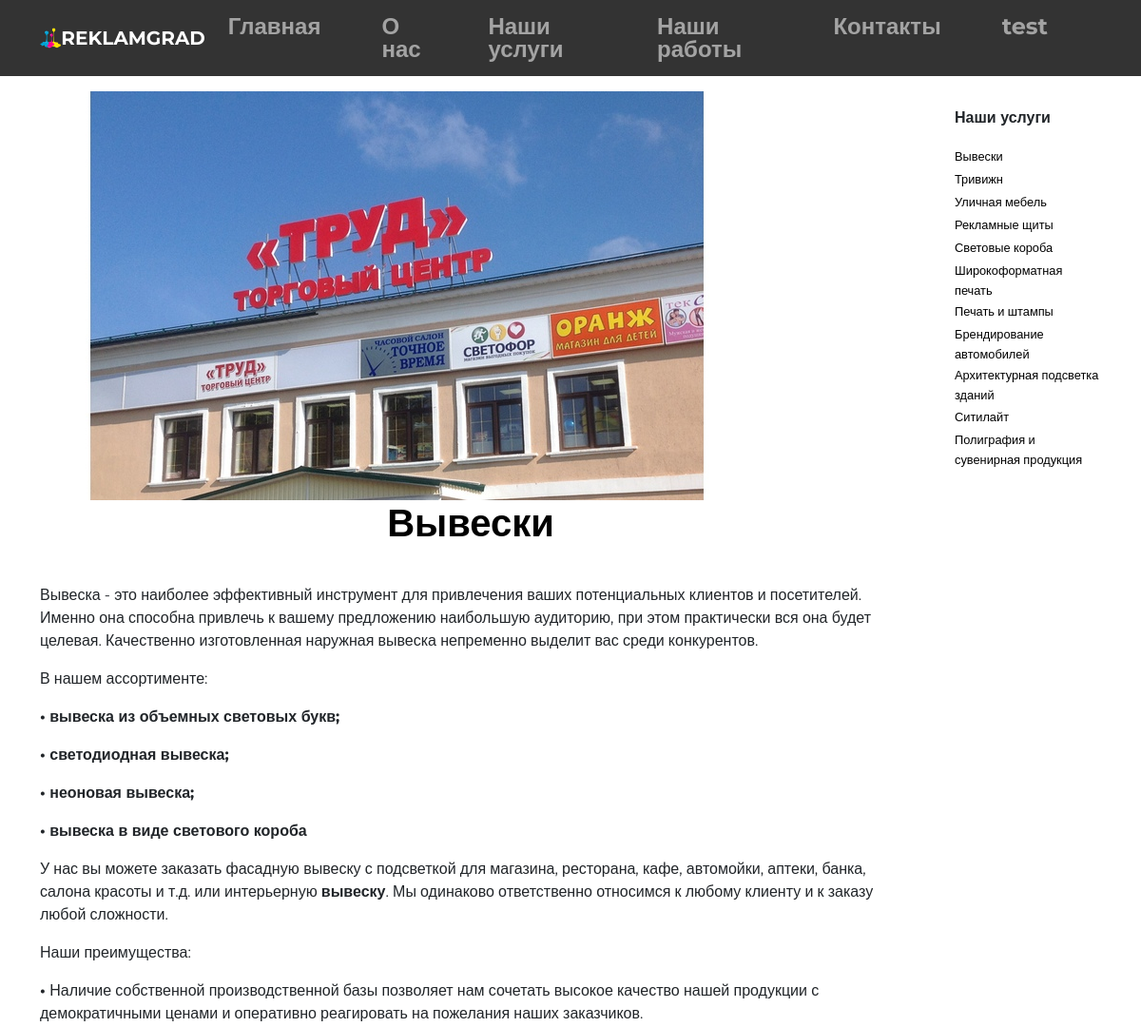
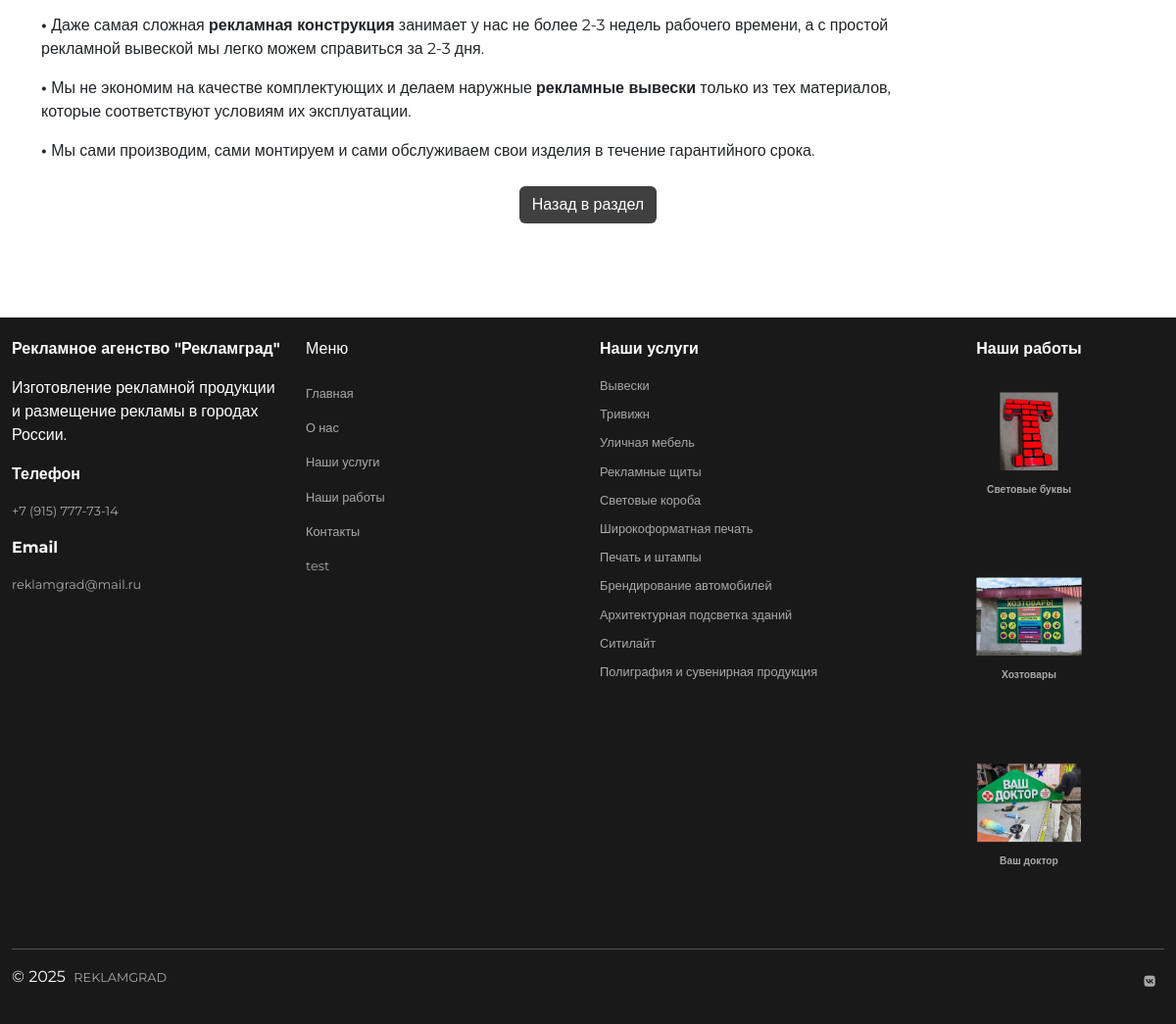
Page /service/2/ on the committed database (2 pictures, top to bottom).
### main/models.py (models this page shows, shortened)
class MenuItem(models.Model):
    title = models.CharField(max_length=100, verbose_name="Название")
    url = models.CharField(max_length=200, verbose_name="URL или якорь")
    order = models.PositiveIntegerField(default=0)  # Для сортировки
    class Meta:
        ordering = ['order']
        verbose_name = "Пункт навигационного меню"
        verbose_name_plural = "Пункты навигационного меню"

class Service(models.Model):
    title = CKEditor5Field(max_length=200, verbose_name="Название услуги")
    description = CKEditor5Field(verbose_name="Описание", blank=True, default="")
    image = models.ImageField(upload_to='services/', verbose_name="Изображение")
    class Meta:
        verbose_name = "Данные об разделе Услуги"
        verbose_name_plural = "Данные об разделе Услуги"

class Footer(models.Model):
    company_title = CKEditor5Field(
        "Название компании",
        blank=True,
        null=True,
        default=''
    )
    company_description = CKEditor5Field(
        "Описание компании",
        blank=True,
        null=True
    )
    contact_phone_title = CKEditor5Field(
        "Заголовок телефона",
        blank=True,
        null=True,
        default=''
    )
    contact_phone = models.CharField(
        "Телефон",
        max_length=20,
        default=""
    )
    contact_email_title = CKEditor5Field(
        "Заголовок email",
        blank=True,
        null=True,
        default=''
    )
    contact_email = models.EmailField(
        "Email",
        default=""
    )
    menu_nav_title = CKEditor5Field(
        "Заголовок меню навигации",
        blank=True,
        null=True,
        default=''
    )
    menu_services_title = CKEditor5Field(
        "Заголовок меню услуг",
        blank=True,
        null=True,
        default=''
    )
    menu_works_title = CKEditor5Field(
        "Заголовок меню работ",
        blank=True,
        null=True,
        default=''
    )
    social_vk_url = models.URLField(
        "Ссылка VK",
        default="",
        blank=True
    )
    copyright_text = CKEditor5Field(
        "Текст копирайта",
        default=''
    )
    @classmethod
    def load(cls):
        obj, created = cls.objects.get_or_create(pk=1)
        return obj
    class Meta:
        verbose_name = "Футер"
        verbose_name_plural = "Футер"

class Work(models.Model):
    title = CKEditor5Field(max_length=200, verbose_name="Название работы")
    tip = CKEditor5Field(verbose_name="Тип работы", blank=True, null=True)
    description = CKEditor5Field(verbose_name="Описание", blank=True, default="")
    image = models.ImageField(upload_to='works/', verbose_name="Изображение")
    class Meta:
        verbose_name = "Данные об разделе Портфолио"
        verbose_name_plural = "Данные об разделе Портфолио"

### main/views.py (the view)
# urls.py: path('service/<int:object_id>/', views.detail_view, {'model_name': 'service'}, name='service_detail'),
def detail_view(request, object_id, model_name):
    if model_name == 'service':
        obj = get_object_or_404(Service, id=object_id)
        template = 'main/service_detail.html'
    elif model_name == 'work':
        obj = get_object_or_404(Work, id=object_id)
        template = 'main/work_detail.html'
    else:
        raise Http404("Страница не найдена")
    context = {
        'service': obj if model_name == 'service' else None,
        'work': obj if model_name == 'work' else None,
    }
    return render(request, template, context)

### main/context_processors.py (called while the page is built)
def common_context(request):
    return {
        'main_page': MainPage.objects.first(),
        'services': Service.objects.all(),
        'latest_works': Work.objects.all().order_by('id'),
        'menu_items': MenuItem.objects.all().order_by('order'),
        'footer': Footer.load(),
    }

### main/templates/main/service_detail.html (shortened to what this page needs)
{% load static %}
<html lang="ru">
<head>
    <link href="https://cdn.jsdelivr.net/npm/bootstrap@5.3.0/dist/css/bootstrap.min.css" rel="stylesheet">
    <link href="https://cdnjs.cloudflare.com/ajax/libs/font-awesome/6.0.0-beta3/css/all.min.css" rel="stylesheet">
    <link rel="stylesheet" href="{% static 'css/style.css' %}" />
</head>
<body>
    {% include 'navbar.html' %}
<div class="container my-5 py-5">
    <div class="row">
        <div class="col-md-10">
            <a href="{% url 'service_detail' object_id=service.id %}">
                <img src="{{ service.image.url }}" class="img-fluid" alt="{{ service.title }}">
            </a>
        </div>
        <div class="col-md-2 ps-4">
            <div style="top: 10px;">
                <p>{{ footer.menu_services_title |safe  }}</p>
                <ul class="list-unstyled">
                    {% if services %}
                            {% for service in services %}
                                <li class="nav-item">
                                    <a class="nav-menu" href="{% url 'service_detail' object_id=service.id %}">
                                        {{ service.title|safe|striptags }}
                                    </a>
                                </li>
                            {% endfor %}
                        {% else %}
                            <li class="nav-item">
                                <span class="text-warning">Услуги временно недоступны</span>
                            </li>
                        {% endif %}
                </ul>
            </div>
        </div>
    </div>
    <div class="col-md-10 pe-4">
        <h2 class="section-title">{{ service.title|safe }}</h2>
        {% if service.description %}
            <p>{{ service.description|safe }}</p>
        {% endif %}
    </div>
    <div class="text-center mt-4">
        <a href="{% url 'all_services' %}" class="btn svbtn-primary">Назад в раздел</a>
    </div>
</div>
    {% include 'footer.html' %}
</body>
</html>

### main/templates/navbar.html (shortened to what this page needs)
{% load static %}
<html lang="ru">
<head>
    <link href="https://cdn.jsdelivr.net/npm/bootstrap@5.3.0/dist/css/bootstrap.min.css" rel="stylesheet">
    <link href="https://cdnjs.cloudflare.com/ajax/libs/font-awesome/6.0.0-beta3/css/all.min.css" rel="stylesheet">
    <link rel="stylesheet" href="{% static 'css/style.css' %}" />
</head>
<body>
<nav class="navbar navbar-expand-lg navbar-dark fixed-top">
        <div class="container">
            <img src="{% static 'uv2.png' %}" alt="Logo"><a class="navbar-brand" href="/">REKLAMGRAD</a>
            <div class="collapse navbar-collapse" id="navbarNav">
                <ul class="navbar-nav ms-auto">
                    {% for item in menu_items %}
                <li class="nav-item me-5">
                    <a class="nav-link" href="{{ item.url }}">
                    {{ item.title }}
                    </a>
                </li>
                    {% empty %}
                <li class="nav-item me-5">
                    <span class="text-warning">Нет пунктов меню!</span>
                </li>
                    {% endfor %}
                </ul>
            </div>
        </div>
    </nav>
</body>
</html>

### main/templates/footer.html (shortened to what this page needs)
{% load static %}
<html lang="ru">
<head>
    <link href="https://cdn.jsdelivr.net/npm/bootstrap@5.3.0/dist/css/bootstrap.min.css" rel="stylesheet">
    <link href="https://cdnjs.cloudflare.com/ajax/libs/font-awesome/6.0.0-beta3/css/all.min.css" rel="stylesheet">
    <link rel="stylesheet" href="{% static 'css/style.css' %}" />
</head>
<body>
<footer class="footer">
        <div class="container-fluid">
            <div class="row" style="display: flex; flex-wrap: wrap; justify-content: space-between;">
                <div class="col-md-3" id="inv">
                    {{ footer.company_title |safe }}
                    {{ footer.company_description |safe }}
                    <p>
                        {{ footer.contact_phone_title |safe }}
                        <a class="nav-link" href="tel:{{ footer.contact_phone }}">
                            {{ footer.contact_phone }}
                        </a>
                    </p>
                    <p>
                        {{ footer.contact_email_title |safe }}
                        <a class="nav-link" href="mailto:{{ footer.contact_email }}">
                            {{ footer.contact_email }}
                        </a>
                    </p>
                </div>
                <div class="col-md-3">
                {{ footer.menu_nav_title |safe }}
                <ul class="navbar-nav ms-auto">
                    {% for item in menu_items %}
                <li class="nav-item me-5">
                    <a class="nav-link" href="{{ item.url }}">
                    {{ item.title }}
                    </a>
                </li>
                    {% empty %}
                <li class="nav-item me-5">
                    <span class="text-warning">Нет пунктов меню!</span>
                </li>
                    {% endfor %}
                </ul>
                </div>
                <div class="col-md-3">
                    {{ footer.menu_services_title |safe }}
                    <ul class="footer-menu" style="padding-left: 0; list-style: none;">
                        {% if services %}
                            {% for service in services %}
                                <li class="nav-item">
                                    <a class="nav-link" href="{% url 'service_detail' object_id=service.id %}">
                                        {{ service.title|safe|striptags }}
                                    </a>
                                </li>
                            {% endfor %}
                        {% else %}
                            <li class="nav-item">
                                <span class="text-warning">Услуги временно недоступны</span>
                            </li>
                        {% endif %}
                    </ul>
                </div>
                <div class="col-md-3">
                    {{ footer.menu_works_title |safe }}
                    <div class="row">
                        {% if latest_works %}
                            {% for work in latest_works|slice:":3"  %}
                                <div class="col-md-12 mb-3">
                                    <div class="card">
                                        <a href="{% url 'work_detail' work.id %}">
                                            <img src="{{ work.image.url }}" class="card-img-top" alt="{{ work.title }}">
                                            <div class="card-body">
                                                <h6 class="card-title">{{ work.title|safe }}</h6>
                                            </div>
                                        </a>
                                    </div>
                                </div>
                            {% endfor %}
                        {% else %}
                            <p>Нет доступных работ.</p>
                        {% endif %}
                    </div>
                </div>
            </div>
            <hr>
            <div class="text-center">
                <div class="d-flex justify-content-between align-items-center">
                    <div class="text-center">{{ footer.copyright_text |safe }}</div>
                    <a href="{{ footer.social_vk_url }}" target="_blank" class="btn btn-icon " title="Мы в VK">
                        <i class="fab fa-vk"></i>
                    </a>
                </div>
            </div>
        </div>
    </footer>
</body>
</html>

### main/static/css/style.css (style rules this page uses)
body { font-family: 'Montserrat', sans-serif; animation: fadeIn 0.5s ease-in-out; }
.navbar { background: rgba(0, 0, 0, 0.8); font-size: 1.5rem; line-height: 100%; border-bottom: 1px solid white; font-weight: bold; z-index: 999; }
.navbar img { max-width: 2%; }
.nav-menu { color: black; text-decoration: none; font-size: 0.8rem; }
.section-title { font-size: 2.5rem; font-weight: bold; margin-bottom: 40px; text-align: center; color: black; }
.card { border: none; box-shadow: 0 4px 8px rgba(0, 0, 0, 0.1); transition: transform 0.3s, box-shadow 0.3s; transform: scale(0.8); }
.card img { height: 200px; object-fit: cover; }
.btn-icon { padding: 5px; text-align: center; color: white; background-color: rgba(0, 0, 0, 0.0); width: 30px !important; height: 30px ; }
.svbtn-primary { background-color: #404040; color: white; }
footer { background-color: rgba(0, 0, 0, 0.9); color: white; padding: 20px 0; }
.footer a { color: #A9A9A9; text-decoration: none; transition: color 0.3s; font-size: 0.8rem; width: 100%; }
.footer-menu a { font-size: 0.8rem; }
.footer .card { margin-bottom: 10px; background: transparent; border: none; box-shadow: none; }
.footer .card img { height: 100px; object-fit: contain; border-radius: 1px; }
.footer .card-title { color: #A9A9A9; font-size: 0.8rem; text-align: center; }
.footer-menu { display: block !important; list-style: none !important; padding-left: 0 !important; margin-bottom: 0 !important; }
.footer-menu .nav-item { margin-bottom: 10px !important; }
.footer-menu .nav-link { color: #A9A9A9 !important; text-decoration: none !important; transition: color 0.3s !important; font-size: 0.8rem !important; display: block !important; }
.row { display: flex; flex-wrap: wrap; }

### rows in the picture
MenuItem: title "Главная"
MenuItem: title "О нас"
MenuItem: title "Наши услуги"
MenuItem: title "Наши работы"
MenuItem: title "Контакты"
MenuItem: title "test"
Service: image (picture), title "Вывески", description "Вывеска - это наиболее эффективный инструмент для привлечения ваших потенциальных клиентов и посетителей. Именно она способна привлечь к вашему предложению наибольшую аудиторию, при этом практически вся она будет целевая. Качественно изготовленная наружная вывеска непременно выделит вас среди конкурентов. В нашем ассортименте: • вывеска из объемных световых букв; • светодиодная вывеска; • неоновая вывеска; • вывеска в виде светового короба У нас вы можете заказать фасадную вывеску с подсветкой для магазина, ресторана, кафе, автомойки, аптеки, банка, салона красоты и т.д. или интерьерную вывеску . Мы одинаково ответственно относимся к любому клиенту и к заказу любой сложности. Наши…"
Footer: menu_services_title "Наши услуги", company_title "Рекламное агенство \"Рекламград\"", company_description "Изготовление рекламной продукции и размещение рекламы в городах России.", contact_phone_title "Телефон", contact_phone "+7 (915) 777-73-14", contact_email_title "Email", contact_email "reklamgrad@mail.ru", menu_nav_title "Меню", menu_works_title "Наши работы", copyright_text "© 2025 REKLAMGRAD"
Service: title "Тривижн"
Service: title "Уличная мебель"
Service: title "Рекламные щиты"
Service: title "Световые короба"
Service: title "Широкоформатная печать"
Service: title "Печать и штампы"
Service: title "Брендирование автомобилей"
Service: title "Архитектурная подсветка зданий"
Service: title "Ситилайт"
Service: title "Полиграфия и сувенирная продукция"
Work: image (picture), title "Световые буквы"
Work: image (picture), title "Хозтовары"
Work: image (picture), title "Ваш доктор"
